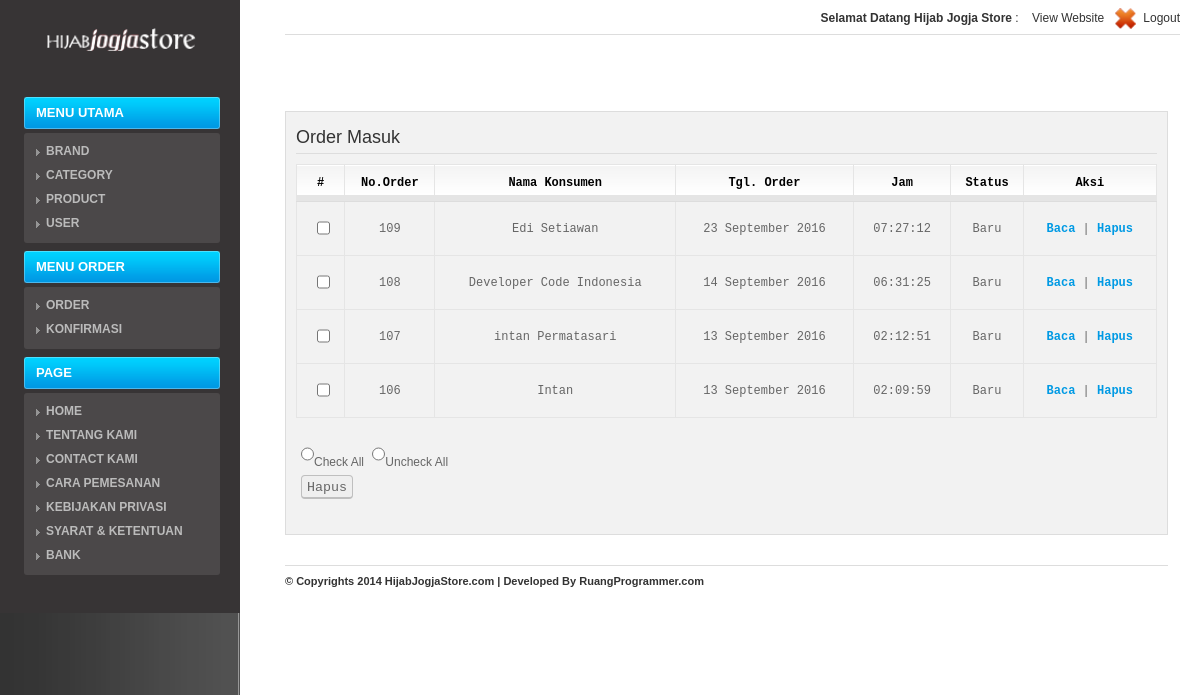
The app's page /@admin/media.php?module=order (signed in), older data.
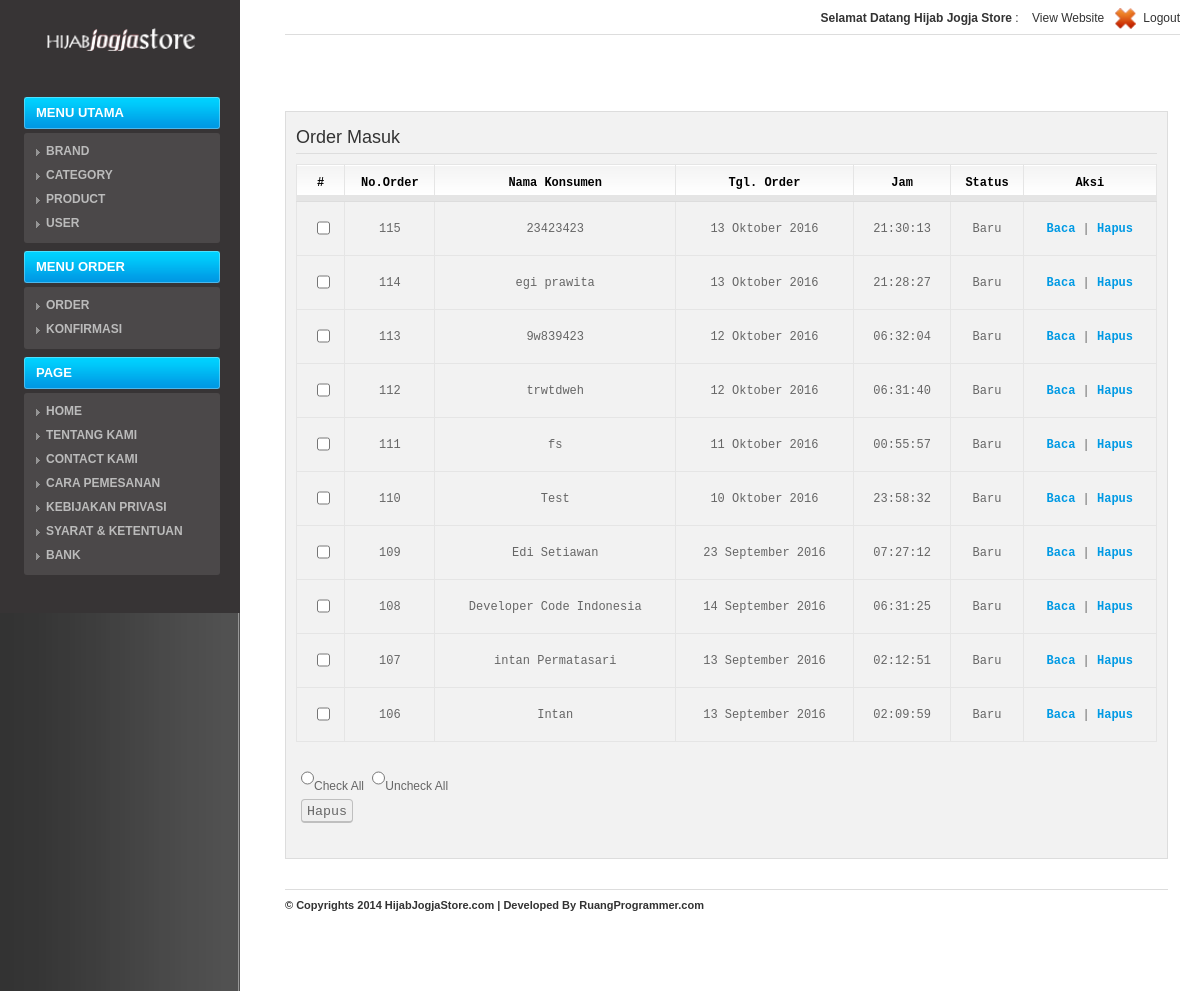
The same page, newer data.
### tables this page shows
CREATE TABLE `mod_page` (
  `id_page` int(11) NOT NULL,
  `judul` varchar(50) DEFAULT NULL,
  `isi` text,
  `tgl_posting` date DEFAULT NULL,
  `gambar` varchar(100) DEFAULT NULL,
  `statis` enum('Y','N') DEFAULT NULL,
  `extra` text,
  `meta_keyword` varchar(100) DEFAULT NULL,
  `meta_deskripsi` varchar(300) DEFAULT NULL
);

CREATE TABLE `orders` (
  `id_orders` int(5) NOT NULL,
  `nama_kustomer` varchar(100) NOT NULL,
  `alamat` text NOT NULL,
  `telpon` varchar(20) NOT NULL,
  `email` varchar(50) NOT NULL,
  `namabarang` varchar(50) NOT NULL,
  `status_order` varchar(50) NOT NULL DEFAULT 'Baru',
  `tgl_order` date NOT NULL,
  `jam_order` time NOT NULL,
  `id_kota` int(3) NOT NULL
);

### josys/fungsi_indotgl.php (called while the page is built, shortened)
<?php
	function tgl_indo($tgl){
			$tanggal = substr($tgl,8,2);
			$bulan = getBulan(substr($tgl,5,2));
			$tahun = substr($tgl,0,4);
			return $tanggal.' '.$bulan.' '.$tahun;
	}
	function getBulan($bln){
				switch ($bln){
					case 9:
						return "September";
						break;
					case 10:
						return "Oktober";
						break;
				}
			}
?>

### @admin/modul/mod_order/order.php (the view, shortened to what this page needs)
<?php
 if (empty($_SESSION['username']) AND empty($_SESSION['passuser'])){
  echo "<link href='style.css' rel='stylesheet' type='text/css'>
 <center>Untuk mengakses modul, Anda harus login <br>";
  echo "<a href=../../index.php><b>LOGIN</b></a></center>";
}
else{
$aksi="modul/mod_order/aksi_order.php";
switch(@$_GET['act']){
  default:
    echo "<form action=modul/mod_order/aksi_alldel.php method=POST>";
    echo "<h2 class='hLine'>Order Masuk</h2>
          <table class='list' id='listTable'>
          <thead>
          <tr>
          	<td class='center'>#</td>
          	<td class='center'>No.Order</td>
          	<td class='center'>Nama Konsumen</td>
          	<td class='center'>Tgl. Order</td>
          	<td class='center'>Jam</td>
          	<td class='center'>Status</td>
          	<td class='center'>Aksi</td>
          </tr></thead>";
    $tampil = mysql_query("SELECT * FROM orders ORDER BY id_orders DESC");
    $no=0;
    while($r=mysql_fetch_array($tampil)){
      $tanggal=tgl_indo($r['tgl_order']);
      echo "<tr><td><input type=checkbox name=cek[] value=$r[id_orders] id=id$no></td>
	              <td >$r[id_orders]</td>
                       <td>$r[nama_kustomer]</td>
		     <td>$tanggal</td>
                       <td>$r[jam_order]</td>
                      <td>$r[status_order]</td>
		    <td><a href=?module=order&act=detailorder&id=$r[id_orders]><b>Baca</b></a> |
		            <a href=$aksi?module=order&act=hapus&id=$r[id_orders]><b>Hapus</b></a></td></tr>";
      $no++;
    }
	echo "</table>";
	echo "<table>";
    echo "<tr><td colspan='7' class='left'>
	<input type=radio name=pilih onClick='for (i=0;i<$no;i++){document.getElementById(\"id\"+i).checked=true;}'>Check All
	<input type=radio name=pilih onClick='for (i=0;i<$no;i++){document.getElementById(\"id\"+i).checked=false;}'>Uncheck All
	</td></tr>
	<tr><td colspan='7' class='left'><input type=submit class='butt' value=Hapus></td>
	</tr></table></form>";
    break;
 }
}
?>

### @admin/media.php (shortened to what this page needs)
<?php
if (empty($_SESSION['username']) AND empty($_SESSION['passuser'])){
  echo "<link href='css/screen.css' rel='stylesheet' type='text/css'><link href='css/reset.css' rel='stylesheet' type='text/css'>
 <center>Anda harus login dulu <br>";
  echo "<a href=index.php><b>LOGIN</b></a></center>";
}
else{
include "../josys/fungsi_indotgl.php";
?>
<!DOCTYPE html PUBLIC "-//W3C//DTD XHTML 1.0 Strict//EN" "http://www.w3.org/TR/xhtml1/DTD/xhtml1-strict.dtd">
<html xmlns="http://www.w3.org/1999/xhtml">
<head>
<link rel="stylesheet" href="css/reset.css" type="text/css"/>
<link rel="stylesheet" href="css/screen.css" type="text/css"/>
	<link href="css/pagination.css" rel="stylesheet" type="text/css" />
	<link href="css/grey.css" rel="stylesheet" type="text/css" />
	<link href="../jolibs/css/datatables.css" rel="stylesheet" type="text/css" />
</head>
<body>
<div class="sidebar">
<div class="logo clear">
				<span class="title" align="center"><img src="../assets/images/hijab-jogja-store-logo.png" style="width: 156px;" alt=""></span>
</div>
	<div class="menu _uppercase">
         <ul>
            <li><a href="?module=home">MENU UTAMA</a>
                <ul>
                  <?php include "menu.php"; ?>
                </ul>
            <li><a href='#'>MENU ORDER</a>
				<ul>
					<?php
						echo "<li><a href='?module=order'><b>Order</b></a></li>";
						echo "<li><a href='?module=konfirmasi'><b>Konfirmasi</b></a></li>";
					?>
				</ul>
			</li>
			<li><a href='#'>PAGE</a>
				<ul>
					<?php
						$sql=mysql_query("SELECT * FROM mod_page WHERE statis='Y'");
						while($s=mysql_fetch_array($sql)){
							echo "<li><a href='?module=page&act=edit&id=$s[id_page]'><b>$s[judul]</b></a></li>";
						}
						echo "<li><a href='?module=bank'><b>Bank</b></a></li>";
					?>
				</ul>
			</li>
    </div>
</div>
	<div class="main">
		<div class="main-wrap">
			<div class="header clear">
				<ul class="links clear">
				<li><strong>Selamat Datang <?php echo $_SESSION['namalengkap']; ?></strong>&nbsp;:&nbsp;</li>
				<li><a href="../" target="_blank">View Website</a></li>
				<li><a href="logout.php"><img src="images/out.gif" alt="" class="icon" /> <span class="text">Logout</span></a></li>
				</ul>
			</div>
			<div class="page clear">
				<div class="content-box">
								<div style='padding:10px;'>
								<?php include "content.php"; ?>
								</div>
				</div>
				<div class="footer clear">
					<span class="copy"><strong>
					© Copyrights 2014 <a href="http://hijabjogjastore.com">HijabJogjaStore.com</a> |
					Developed By <a href="http://ruangprogrammer.com" target="_blank">RuangProgrammer.com</a></span></strong>
				</div>
			</div>
		</div>
	</div>
</body>
</html>
<?php
}
?>

### @admin/menu.php (shortened to what this page needs)
<?php
	echo "<li><a href='?module=brand'><b>BRAND</b></a></li>";
	echo "</li>";
	echo "<li><a href='?module=category'><b>CATEGORY</b></a></li>";
	echo "<li><a href='?module=product'><b>PRODUCT</b></a></li>";
	echo "<li><a href='?module=user&act=edituser&id=$_SESSION[idsesi]'><b>USER</b></a></li>";

### @admin/content.php (shortened to what this page needs)
<?php
if ($_GET['module']=='home'){
  if ($_SESSION['leveluser']=='admin'){
	echo "<div class='box-header'>
        <p>Hai admin <b>$_SESSION[namalengkap]</b>, selamat datang di halaman Administrator.
        Gunakan menu di <b style='font-size: 13px;'> sidebar kiri </b> anda untuk mengelola konten website.</p></div>";
	echo "<div class='box-body clear'>";
$aksi="modul/mod_page/aksi_page.php";
$sql=mysql_query("SELECT * FROM mod_page WHERE id_page='1'");
$s=mysql_fetch_array($sql);
	  echo " </div>";
  }
  elseif ($_SESSION['leveluser']=='user'){
  echo "<div class='box-header clear'>
		<h2>Selamat Datang</h2>
		</div>
		<div class='box-body clear'>
          <p>Hai <b>$_SESSION[namalengkap]</b>, selamat datang di halaman Administrator<br>
          Silahkan klik menu pilihan yang berada di sebelah kiri untuk mengelola website. </p>
		<p>&nbsp;</p>
		<p>&nbsp;</p>
		<p>&nbsp;</p>
		<p>&nbsp;</p>
          <p align=right>Login : $hari_ini, ";
  echo tgl_indo(date("Y m d"));
  echo " | ";
  echo date("H:i:s");
  echo " WIB</p>";
  echo "</div>";
 	}
}
elseif($_GET['module']=='menu'){
	if($_SESSION['leveluser']=='admin')
	{
		include "modul/mod_menu/menu.php";
	}
}
elseif($_GET['module']=='brand'){
	if($_SESSION['leveluser']=='admin')
	{
		include "modul/mod_brand/brand.php";
	}
}
elseif($_GET['module']=='category'){
	if($_SESSION['leveluser']=='admin')
	{
		include "modul/mod_category/category.php";
	}
}
elseif($_GET['module']=='product'){
	if($_SESSION['leveluser']=='admin')
	{
		include "modul/mod_product/product.php";
	}
}
elseif($_GET['module']=='ym'){
	if($_SESSION['leveluser']=='admin')
	{
		include "modul/mod_ym/ym.php";
	}
}
elseif($_GET['module']=='fb'){
	if($_SESSION['leveluser']=='admin')
	{
		include "modul/mod_fb/fb.php";
	}
}
elseif($_GET['module']=='information'){
	if($_SESSION['leveluser']=='admin')
	{
		include "modul/mod_information/information.php";
	}
}
elseif($_GET['module']=='download'){
	if($_SESSION['leveluser']=='admin')
	{
		include "modul/mod_download/download.php";
	}
}
elseif($_GET['module']=='subcribe'){
	if($_SESSION['leveluser']=='admin')
	{
		include "modul/mod_subcribe/subcribe.php";
	}
}
elseif($_GET['module']=='user'){
	if($_SESSION['leveluser']=='admin')
	{
		include "modul/mod_user/users.php";
	}
}
elseif($_GET['module']=='bank')
{
	if($_SESSION['leveluser']=='admin')
	{
		include "modul/mod_bank/bank.php";
	}
}
elseif($_GET['module']=='subimages'){
	if($_SESSION['leveluser']=='admin')
	{
		include "modul/mod_subimages/subimages.php";
	}
}
elseif($_GET['module']=='kurir')
{
	if($_SESSION['leveluser']=='admin')
	{
		include "modul/mod_kurir/kurir.php";
	}
}
elseif($_GET['module']=='news')
{
	if($_SESSION['leveluser']=='admin')
	{
		include "modul/mod_news/news.php";
	}
}
elseif($_GET['module']=='album')
{
	if($_SESSION['leveluser']=='admin')
	{
		include "modul/mod_album/album.php";
	}
}
elseif($_GET['module']=='galeri')
{
	if($_SESSION['leveluser']=='admin')
	{
		include "modul/mod_galeri/galeri.php";
	}
}
elseif($_GET['module']=='testimoni')
{
	if($_SESSION['leveluser']=='admin')
	{
		include "modul/mod_testimoni/testimoni.php";
	}
}
elseif($_GET['module']=='page'){
	if($_SESSION['leveluser']=='admin')
	{
		include "modul/mod_page/page.php";
	}
}
elseif($_GET['module']=='slider'){
	if($_SESSION['leveluser']=='admin')
	{
		include "modul/mod_slider/slider.php";
	}
}
elseif($_GET['module']=='header'){
	if($_SESSION['leveluser']=='admin')
	{
		include "modul/mod_header/header.php";
	}
}
elseif($_GET['module']=='produk'){
	if($_SESSION['leveluser']=='admin')
	{
		include "modul/mod_produk/produk.php";
	}
}
elseif($_GET['module']=='ongkir'){
	if($_SESSION['leveluser']=='admin')
	{
		include "modul/mod_ongkir/ongkir.php";
	}
}
elseif($_GET['module']=='order'){
	if($_SESSION['leveluser']=='admin')
	{
		include "modul/mod_order/order.php";
	}
}
elseif($_GET['module']=='sosmed'){
	if($_SESSION['leveluser']=='admin')
	{
		include "modul/mod_sosial/sosial.php";
	}
}
elseif($_GET['module']=='shoutbox'){
	if($_SESSION['leveluser']=='admin')
	{
		include "modul/mod_shoutbox/shoutbox.php";
	}
}
elseif($_GET['module']=='kategori'){
	if($_SESSION['leveluser']=='admin')
	{
		include "modul/mod_kategori/kategori.php";
	}
}
elseif($_GET['module']=='subkategori'){
	if($_SESSION['leveluser']=='admin')
	{
		include "modul/mod_subkategori/subkategori.php";
	}
}
else{
  echo "<p><b>not found!</b></p>";
}
?>

### @admin/css/screen.css (style rules this page uses)
html { background: url('../images/sidebar.gif') top left repeat-y; }
body { text-align: left; margin: 0px; font-family: arial; font-size: 12px; color: #666666; }
.clear:after { content: "."; display: block; height: 0; overflow:hidden; clear: both; visibility: hidden; }
strong { color: #333333; }
.sidebar { width: 196px; height: auto; min-height: 100%; float: left; padding: 0px 20px 0px 24px; background: #373435; }
.main { margin-left: 285px; margin-right: 20px; }
.main-wrap { width: 100%; float: left; height: 100%; }
.page { padding-right: 12px; padding-bottom: 50px; }
.logo { width: 196px; margin-top: 25px; margin-bottom: 25px; }
.logo .title { display: block; font-family: arial; font-size: 25px; color: #FFFFFF; font-weight: bold; margin: 5px 20px 10px 20px; }
.menu { padding-top: 1px; margin-bottom: 30px; }
.menu ul { font-size: 13px; }
.menu li { padding-bottom: 8px; }
.menu li a { display: block; line-height: 16px; padding: 8px 12px 8px 12px; background: url('../images/menu_button.png') top left no-repeat; color: #FFFFFF; text-decoration: none; font-weight: bold; }
.menu ul ul { font-size: 12px; width: 100%; background: url('../images/bck_white_10.png'); margin-top: 4px; padding: 6px 0px 8px 0px; -moz-border-radius: 3px 3px 3px 3px; -webkit-border-radius: 3px 3px 3px 3px; border-radius: 3px 3px 3px 3px; }
.menu li li { padding: 4px 0px 4px 0px; }
.menu li li a { padding: 0px 12px 0px 22px !important; background: url('../images/arrow_sm_grey.gif') 12px 6px no-repeat !important; font-weight: normal; color: #BBBBBB!important; }
.header { background: url('../images/line.gif') bottom left repeat-x; margin-bottom: 30px; }
.header .links { float: right; line-height: 24px; color: #333333; padding: 6px 0px 6px 0px; }
.header .links li { float: left; margin-left: 10px; }
.header .links .icon { display: block; width: 24px; height: 24px; float: left; margin-right: 5px; }
.header .links a { color: #333333; text-decoration: none; }
h2 { color: #333333; font-size: 18px; font-weight: normal; padding-top: 10px; margin-bottom: 10px; }
.content-box { border: 1px solid #DDDDDD; background: url('../images/bck_black_5.png'); margin-bottom: 30px; margin-top:75px; position: relative; }
.page table { width: 100%; margin: 0px; margin-bottom: 20px; float: left; }
.page thead td { background: url('../images/header.gif') top left repeat-x #FFFFFF; border-bottom: 1px solid #DDDDDD; text-align: left; line-height: 22px; padding: 4px 6px 4px 6px; white-space: nowrap; }
.page td.center { text-align: center; }
form { width: 100%; }
.footer { width: 100%; font-size: 11px; padding: 10px 0px 30px 0px; background: url('../images/line.gif') top left repeat-x; }
.footer .copy a { color: #333333; }
.list { border-collapse: collapse; width: 100%; border-top: 1px solid #e5e5e5; border-left: 1px solid #e5e5e5; margin-bottom: 20px; margin-top: 5px; font-family: monospace; padding-top:5px; }
.list td { border-right: 1px solid #e5e5e5; border-bottom: 1px solid #e5e5e5; }
.list td a { color: #009ae4; }
.list thead td { cursor: pointer; background-color: #E5E5E5; padding: 0px 5px; text-transform: capitalize; }
.list thead td a, .list thead td { text-decoration: none; color: #000000; font-weight: bold; }
.list tbody a { text-decoration: none; }
.list tbody td { vertical-align: middle; text-align: center; padding: 10px; }
.list .center { text-align: center; padding: 7px; }
input.butt { cursor: pointer; color:#666; border-radius: 4px; }
input,textarea { font-family: monospace; }
input, textarea { height:24px; line-height:24px; color:#000000; clear:both; border:#BFBFBF solid 1px; border-bottom: #bfbfbf solid 2px; margin:4px 0 5px 5px; padding:0 5px; font-size: 10pt; resize:vertical; }
a,a:visited { color: #009AE4; text-decoration: none; }
.hLine { border-bottom: solid 1px #ddd; padding: 5px 0; }
._uppercase { text-transform: uppercase; }

### jolibs/css/datatables.css (style rules this page uses)
.clear { clear: both; }

Row changes from the older to the newer data that the page shows:
added orders: id_orders "115", nama_kustomer "23423423", tgl_order "13 Oktober 2016", jam_order "21:30:13", status_order "Baru"
added orders: id_orders "114", nama_kustomer "egi prawita", tgl_order "13 Oktober 2016", jam_order "21:28:27", status_order "Baru"
added orders: id_orders "113", nama_kustomer "9w839423", tgl_order "12 Oktober 2016", jam_order "06:32:04", status_order "Baru"
added orders: id_orders "112", nama_kustomer "trwtdweh", tgl_order "12 Oktober 2016", jam_order "06:31:40", status_order "Baru"
added orders: id_orders "111", nama_kustomer "fs", tgl_order "11 Oktober 2016", jam_order "00:55:57", status_order "Baru"
added orders: id_orders "110", nama_kustomer "Test", tgl_order "10 Oktober 2016", jam_order "23:58:32", status_order "Baru"
